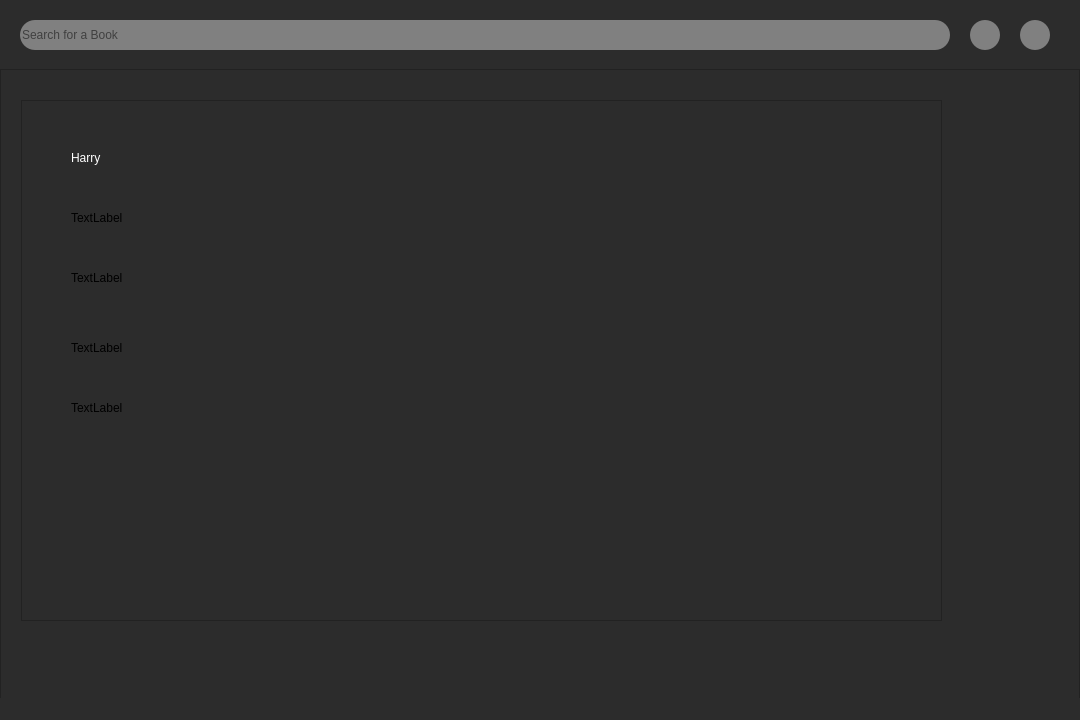
<?xml version="1.0" encoding="UTF-8"?>
<ui version="4.0">
 <class>MainWindow</class>
 <widget class="QMainWindow" name="MainWindow">
  <property name="geometry">
   <rect>
    <x>0</x>
    <y>0</y>
    <width>1080</width>
    <height>720</height>
   </rect>
  </property>
  <property name="windowTitle">
   <string>BookStore</string>
  </property>
  <property name="styleSheet">
   <string notr="true">background-color: #2c2c2c</string>
  </property>
  <property name="unifiedTitleAndToolBarOnMac">
   <bool>false</bool>
  </property>
  <widget class="QWidget" name="centralwidget">
   <widget class="QPushButton" name="pushButton">
    <property name="enabled">
     <bool>true</bool>
    </property>
    <property name="geometry">
     <rect>
      <x>970</x>
      <y>20</y>
      <width>30</width>
      <height>30</height>
     </rect>
    </property>
    <property name="styleSheet">
     <string notr="true">border-width: 10px;
border-radius: 15px;
background-color:#808080;</string>
    </property>
    <property name="text">
     <string/>
    </property>
    <property name="icon">
     <iconset>
      <normaloff>../../search.png</normaloff>../../search.png</iconset>
    </property>
    <property name="iconSize">
     <size>
      <width>25</width>
      <height>25</height>
     </size>
    </property>
   </widget>
   <widget class="QLineEdit" name="searchBar">
    <property name="geometry">
     <rect>
      <x>20</x>
      <y>20</y>
      <width>930</width>
      <height>30</height>
     </rect>
    </property>
    <property name="autoFillBackground">
     <bool>false</bool>
    </property>
    <property name="styleSheet">
     <string notr="true">
border-width: 10px;
border-radius: 15px;
background-color:#808080;</string>
    </property>
    <property name="placeholderText">
     <string>Search for a Book</string>
    </property>
    <property name="cursorMoveStyle">
     <enum>Qt::VisualMoveStyle</enum>
    </property>
   </widget>
   <widget class="QPushButton" name="pushButton_2">
    <property name="enabled">
     <bool>true</bool>
    </property>
    <property name="geometry">
     <rect>
      <x>1020</x>
      <y>20</y>
      <width>30</width>
      <height>30</height>
     </rect>
    </property>
    <property name="styleSheet">
     <string notr="true">border-width: 10px;
border-radius: 15px;
background-color:#808080;</string>
    </property>
    <property name="text">
     <string/>
    </property>
    <property name="icon">
     <iconset>
      <normaloff>../../filter.png</normaloff>../../filter.png</iconset>
    </property>
    <property name="iconSize">
     <size>
      <width>25</width>
      <height>25</height>
     </size>
    </property>
   </widget>
   <widget class="QScrollArea" name="scrollArea">
    <property name="geometry">
     <rect>
      <x>0</x>
      <y>69</y>
      <width>1080</width>
      <height>651</height>
     </rect>
    </property>
    <property name="widgetResizable">
     <bool>true</bool>
    </property>
    <widget class="QWidget" name="scrollAreaWidgetContents">
     <property name="geometry">
      <rect>
       <x>0</x>
       <y>0</y>
       <width>1078</width>
       <height>649</height>
      </rect>
     </property>
     <widget class="QListView" name="listView">
      <property name="geometry">
       <rect>
        <x>20</x>
        <y>30</y>
        <width>921</width>
        <height>521</height>
       </rect>
      </property>
     </widget>
     <widget class="QLabel" name="l1">
      <property name="geometry">
       <rect>
        <x>70</x>
        <y>80</y>
        <width>55</width>
        <height>16</height>
       </rect>
      </property>
      <property name="styleSheet">
       <string notr="true">color:white;</string>
      </property>
      <property name="text">
       <string>Harry</string>
      </property>
     </widget>
     <widget class="QLabel" name="label_2">
      <property name="geometry">
       <rect>
        <x>70</x>
        <y>140</y>
        <width>55</width>
        <height>16</height>
       </rect>
      </property>
      <property name="text">
       <string>TextLabel</string>
      </property>
     </widget>
     <widget class="QLabel" name="label_3">
      <property name="geometry">
       <rect>
        <x>70</x>
        <y>200</y>
        <width>55</width>
        <height>16</height>
       </rect>
      </property>
      <property name="text">
       <string>TextLabel</string>
      </property>
     </widget>
     <widget class="QLabel" name="label_4">
      <property name="geometry">
       <rect>
        <x>70</x>
        <y>270</y>
        <width>55</width>
        <height>16</height>
       </rect>
      </property>
      <property name="text">
       <string>TextLabel</string>
      </property>
     </widget>
     <widget class="QLabel" name="label_5">
      <property name="geometry">
       <rect>
        <x>70</x>
        <y>330</y>
        <width>55</width>
        <height>16</height>
       </rect>
      </property>
      <property name="text">
       <string>TextLabel</string>
      </property>
     </widget>
    </widget>
   </widget>
  </widget>
  <widget class="QMenuBar" name="menubar">
   <property name="geometry">
    <rect>
     <x>0</x>
     <y>0</y>
     <width>1080</width>
     <height>26</height>
    </rect>
   </property>
  </widget>
  <widget class="QStatusBar" name="statusbar"/>
 </widget>
 <resources/>
 <connections/>
</ui>
